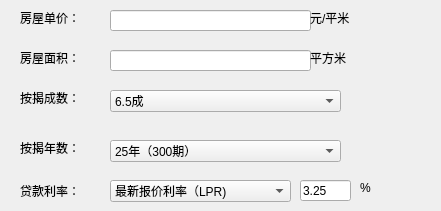
      <widget class="QWidget" name="page_5">
       <widget class="QLineEdit" name="lineEdit_7">
        <property name="geometry">
         <rect>
          <x>110</x>
          <y>10</y>
          <width>201</width>
          <height>21</height>
         </rect>
        </property>
       </widget>
       <widget class="QLineEdit" name="lineEdit_8">
        <property name="geometry">
         <rect>
          <x>110</x>
          <y>50</y>
          <width>201</width>
          <height>21</height>
         </rect>
        </property>
       </widget>
       <widget class="QLineEdit" name="lineEdit_9">
        <property name="geometry">
         <rect>
          <x>300</x>
          <y>180</y>
          <width>51</width>
          <height>21</height>
         </rect>
        </property>
        <property name="text">
         <string>3.25</string>
        </property>
        <property name="placeholderText">
         <string/>
        </property>
       </widget>
       <widget class="QLabel" name="label_12">
        <property name="geometry">
         <rect>
          <x>20</x>
          <y>10</y>
          <width>72</width>
          <height>15</height>
         </rect>
        </property>
        <property name="text">
         <string>房屋单价：</string>
        </property>
       </widget>
       <widget class="QLabel" name="label_13">
        <property name="geometry">
         <rect>
          <x>20</x>
          <y>50</y>
          <width>72</width>
          <height>15</height>
         </rect>
        </property>
        <property name="text">
         <string>房屋面积：</string>
        </property>
       </widget>
       <widget class="QLabel" name="label_14">
        <property name="geometry">
         <rect>
          <x>20</x>
          <y>90</y>
          <width>72</width>
          <height>15</height>
         </rect>
        </property>
        <property name="text">
         <string>按揭成数：</string>
        </property>
       </widget>
       <widget class="QLabel" name="label_15">
        <property name="geometry">
         <rect>
          <x>20</x>
          <y>140</y>
          <width>72</width>
          <height>15</height>
         </rect>
        </property>
        <property name="text">
         <string>按揭年数：</string>
        </property>
       </widget>
       <widget class="QLabel" name="label_16">
        <property name="geometry">
         <rect>
          <x>20</x>
          <y>180</y>
          <width>72</width>
          <height>21</height>
         </rect>
        </property>
        <property name="text">
         <string>贷款利率：</string>
        </property>
       </widget>
       <widget class="QComboBox" name="comboBox_7">
        <property name="geometry">
         <rect>
          <x>110</x>
          <y>140</y>
          <width>231</width>
          <height>22</height>
         </rect>
        </property>
        <item>
         <property name="text">
          <string>25年（300期）</string>
         </property>
        </item>
        <item>
         <property name="text">
          <string>24年（288期)</string>
         </property>
        </item>
        <item>
         <property name="text">
          <string>23年（276期）</string>
         </property>
        </item>
        <item>
         <property name="text">
          <string>22年（264期）</string>
         </property>
        </item>
        <item>
         <property name="text">
          <string>21年（252期）</string>
         </property>
        </item>
        <item>
         <property name="text">
          <string>20年（240期）</string>
         </property>
        </item>
        <item>
         <property name="text">
          <string>19年（228期）</string>
         </property>
        </item>
        <item>
         <property name="text">
          <string>18年（216期）</string>
         </property>
        </item>
        <item>
         <property name="text">
          <string>17年（204期）</string>
         </property>
        </item>
        <item>
         <property name="text">
          <string>16年（192期）</string>
         </property>
        </item>
        <item>
         <property name="text">
          <string>15年（180期）</string>
         </property>
        </item>
        <item>
         <property name="text">
          <string>14年（168期）</string>
         </property>
        </item>
        <item>
         <property name="text">
          <string>13年（156期)</string>
         </property>
        </item>
        <item>
         <property name="text">
          <string>12年（144期)</string>
         </property>
        </item>
        <item>
         <property name="text">
          <string>11年（132期）</string>
         </property>
        </item>
        <item>
         <property name="text">
          <string>10年（120期）</string>
         </property>
        </item>
        <item>
         <property name="text">
          <string>9年（108期）</string>
         </property>
        </item>
        <item>
         <property name="text">
          <string>8年（96期）</string>
         </property>
        </item>
        <item>
         <property name="text">
          <string>7年（84期）</string>
         </property>
        </item>
        <item>
         <property name="text">
          <string>6年（72期）</string>
         </property>
        </item>
        <item>
         <property name="text">
          <string>5年（60期）</string>
         </property>
        </item>
        <item>
         <property name="text">
          <string>4年（48期）</string>
         </property>
        </item>
        <item>
         <property name="text">
          <string>3年（36期）</string>
         </property>
        </item>
        <item>
         <property name="text">
          <string>2年（24期）</string>
         </property>
        </item>
        <item>
         <property name="text">
          <string>1年（12期）</string>
         </property>
        </item>
       </widget>
       <widget class="QComboBox" name="comboBox_6">
        <property name="geometry">
         <rect>
          <x>110</x>
          <y>90</y>
          <width>231</width>
          <height>22</height>
         </rect>
        </property>
        <property name="currentIndex">
         <number>3</number>
        </property>
        <item>
         <property name="text">
          <string>8成</string>
         </property>
        </item>
        <item>
         <property name="text">
          <string>7.5成</string>
         </property>
        </item>
        <item>
         <property name="text">
          <string>7成</string>
         </property>
        </item>
        <item>
         <property name="text">
          <string>6.5成</string>
         </property>
        </item>
        <item>
         <property name="text">
          <string>6成</string>
         </property>
        </item>
        <item>
         <property name="text">
          <string>5.5成</string>
         </property>
        </item>
        <item>
         <property name="text">
          <string>5成</string>
         </property>
        </item>
        <item>
         <property name="text">
          <string>4.5成</string>
         </property>
        </item>
        <item>
         <property name="text">
          <string>4成</string>
         </property>
        </item>
        <item>
         <property name="text">
          <string>3.5成</string>
         </property>
        </item>
        <item>
         <property name="text">
          <string>3成</string>
         </property>
        </item>
        <item>
         <property name="text">
          <string>2.5成</string>
         </property>
        </item>
        <item>
         <property name="text">
          <string>2成</string>
         </property>
        </item>
       </widget>
       <widget class="QComboBox" name="comboBox_13">
        <property name="geometry">
         <rect>
          <x>110</x>
          <y>180</y>
          <width>181</width>
          <height>22</height>
         </rect>
        </property>
        <property name="currentIndex">
         <number>0</number>
        </property>
        <item>
         <property name="text">
          <string>最新报价利率（LPR)</string>
         </property>
        </item>
        <item>
         <property name="text">
          <string>基准利率</string>
         </property>
        </item>
        <item>
         <property name="text">
          <string>基准利率下限（7折）</string>
         </property>
        </item>
        <item>
         <property name="text">
          <string>基准利率上限（1.1倍）</string>
         </property>
        </item>
        <item>
         <property name="text">
          <string>基准利率上限（1.05倍）</string>
         </property>
        </item>
        <item>
         <property name="text">
          <string>基准利率下限（85折）</string>
         </property>
        </item>
       </widget>
       <widget class="QLabel" name="label_30">
        <property name="geometry">
         <rect>
          <x>310</x>
          <y>10</y>
          <width>72</width>
          <height>15</height>
         </rect>
        </property>
        <property name="text">
         <string>元/平米</string>
        </property>
       </widget>
       <widget class="QLabel" name="label_31">
        <property name="geometry">
         <rect>
          <x>310</x>
          <y>50</y>
          <width>72</width>
          <height>15</height>
         </rect>
        </property>
        <property name="text">
         <string>平方米</string>
        </property>
       </widget>
       <widget class="QLabel" name="label_38">
        <property name="geometry">
         <rect>
          <x>360</x>
          <y>180</y>
          <width>72</width>
          <height>15</height>
         </rect>
        </property>
        <property name="text">
         <string>%</string>
        </property>
       </widget>
      </widget>
